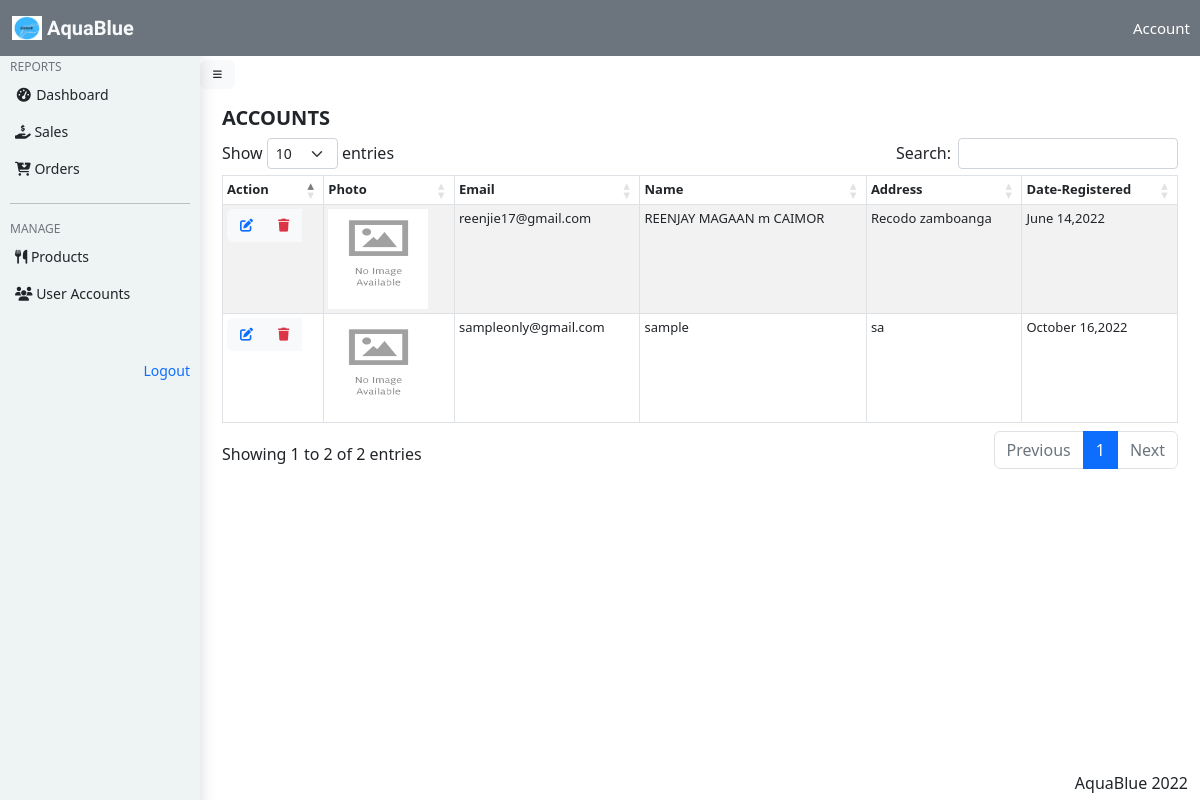
The page /admin/accounts.php on the database its author committed.
### tables this page shows
CREATE TABLE `accounts` (
  `user_id` int(11) NOT NULL,
  `name` varchar(50) NOT NULL,
  `email` text NOT NULL,
  `mobile` text NOT NULL,
  `user_type` varchar(40) NOT NULL,
  `vcode` varchar(40) DEFAULT NULL,
  `date_registered` date NOT NULL,
  `password` varchar(40) NOT NULL,
  `photo` text DEFAULT NULL,
  `address` text NOT NULL
);

### includes/Users.php (called while the page is built, shortened)
<?php
class Users  {
   public function fetchdata($con){
        $query = "Select * from accounts where user_type ='user' ";
        $result = mysqli_query($con,$query);
        if($result -> num_rows > 0){
            return $result;
        }else {
            return false;
        }
    }
}

### admin/accounts.php (the view, shortened to what this page needs)
<?php
include_once('../includes/Users.php');
include '../connection/connect.php';
$users = new Users();
?>
<!DOCTYPE html>
<html lang="en">
<?php $admin=1; include_once("../components/headers.php") ?>
<body>
<nav class="navbar bg-secondary fixed-top">
  <div class="container-fluid">
    <a class="navbar-brand text-light" href="#" style=" font-family: 'Syncopate', sans-serif;font-weight:bold">
      <img src="../assets/image_assets/AquaBlue.jpeg" alt="" width="30" height="24" class="d-inline-block align-text-top">
      AquaBlue
    </a>
  </div>
  <a href="myaccount.php" id="myacc" >Account</a>
</nav>
<br>
<br>
<?php include 'components/sidebar.php'; ?>
  <section class="main">
  <button class="btn btn-light text-dark" id="slideleft" style="font-size: 10px;position:fixed;top:60px"><i class="fas fa-bars"></i></button>
      <div class="main_contents">
         <div class="container " >
         <br><br>
          <h5 style="font-weight: bolder;">ACCOUNTS</h5>
      <div class="table-responsive">
          <table class="table table-bordered table-sm table-striped " style="font-size:13px" id="mytable">
  <thead>
    <tr>
    <th scope="col">Action</th>
    <th scope="col">Photo</th>
      <th scope="col">Email</th>
      <th scope="col">Name</th>
      <th scope="col">Address</th>
      <th scope="col">Date-Registered</th>
    </tr>
  </thead>
  <tbody >
    <?php
    $fetchuser = $users->fetchdata($con);
    if($fetchuser){
        foreach ($fetchuser as $row) {
          $uid = $row['user_id'];
          $photo = $row['photo'];
          if($photo == ''){
            $src = '../assets/image_assets/noimage.jpg';
          }else {
            $src = '../assets/image_assets/'.$photo;
          }
          ?>
        <tr>
          <td>
          <div class="btn-group">
          <button class="btn btn-light text-primary" onclick="window.location.href='edit_user.php?edit&id=<?php echo $uid?>' " style="font-size:13px"><i class="fas fa-edit"></i></button>
          <button class="btn btn-light text-danger" style="font-size:13px;"><i class="fas fa-trash" data-bs-toggle="modal" data-bs-target="#exampleModal<?php echo $uid?>"></i></button>
        </div>
          </td>
          <td>
          <img src="<?php echo $src?>" alt="" style="width:100px;height:100px">
          </td>
          <td><?php echo $row['email']?></td>
          <td><?php echo $row['name']?></td>
          <td><?php echo $row['address']?></td>
          <td><?php echo date('F j,Y',strtotime($row['date_registered']))?></td>
        </tr>
          <?php
        }
    }
    ?>
  </tbody>
</table>
</div>
        </div>
      </div>
  </section>
<footer>
    AquaBlue 2022
 </footer>
<link rel="stylesheet" href="../DataTables/datatables.css">
</body>
</html>

### rows shown on the page
accounts: email "reenjie17@gmail.com", name "REENJAY MAGAAN m CAIMOR", address "Recodo zamboanga", date_registered "June 14,2022"
accounts: email "sampleonly@gmail.com", name "sample", address "sa", date_registered "October 16,2022"
